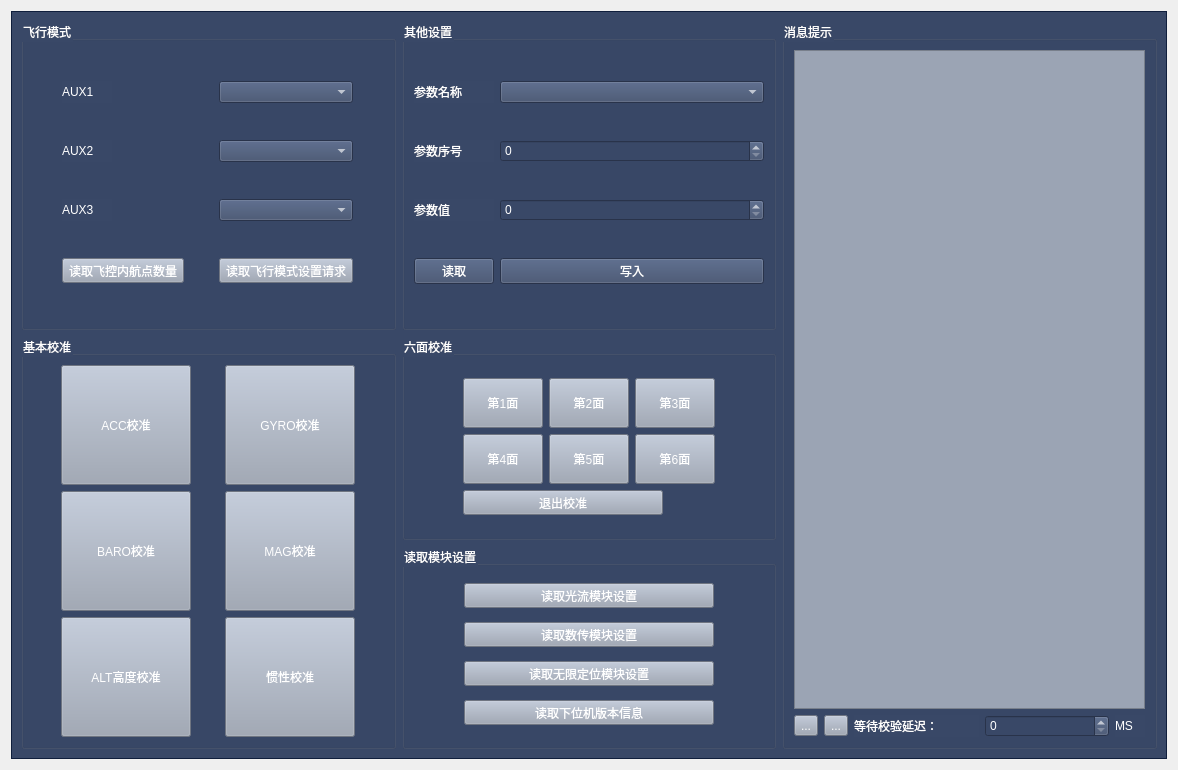
<?xml version="1.0" encoding="UTF-8"?>
<ui version="4.0">
 <class>DataCalibration</class>
 <widget class="QWidget" name="DataCalibration">
  <property name="geometry">
   <rect>
    <x>0</x>
    <y>0</y>
    <width>1178</width>
    <height>770</height>
   </rect>
  </property>
  <property name="windowTitle">
   <string>Form</string>
  </property>
  <layout class="QGridLayout" name="gridLayout">
   <item row="0" column="0">
    <widget class="QScrollArea" name="scrollArea">
     <property name="styleSheet">
      <string notr="true">background-color:#14274E;</string>
     </property>
     <property name="widgetResizable">
      <bool>true</bool>
     </property>
     <widget class="QWidget" name="scrollAreaWidgetContents">
      <property name="geometry">
       <rect>
        <x>0</x>
        <y>0</y>
        <width>1154</width>
        <height>746</height>
       </rect>
      </property>
      <property name="styleSheet">
       <string notr="true">background-color:#394867;</string>
      </property>
      <layout class="QGridLayout" name="gridLayout_7">
       <item row="3" column="1">
        <widget class="QGroupBox" name="groupBox_3">
         <property name="styleSheet">
          <string notr="true">font: 10pt &quot;微软雅黑&quot;;
color: white;</string>
         </property>
         <property name="title">
          <string>读取模块设置</string>
         </property>
         <layout class="QGridLayout" name="gridLayout_4">
          <item row="5" column="0">
           <widget class="QToolButton" name="tbtn_readVersionSet">
            <property name="minimumSize">
             <size>
              <width>250</width>
              <height>0</height>
             </size>
            </property>
            <property name="styleSheet">
             <string notr="true">background-color:#9BA4B4;</string>
            </property>
            <property name="text">
             <string>读取下位机版本信息</string>
            </property>
           </widget>
          </item>
          <item row="4" column="0">
           <widget class="QToolButton" name="tbtn_readPositionSet">
            <property name="minimumSize">
             <size>
              <width>250</width>
              <height>0</height>
             </size>
            </property>
            <property name="styleSheet">
             <string notr="true">background-color:#9BA4B4;</string>
            </property>
            <property name="text">
             <string>读取无限定位模块设置</string>
            </property>
           </widget>
          </item>
          <item row="0" column="0">
           <widget class="QToolButton" name="tbtn_readFlowSet">
            <property name="minimumSize">
             <size>
              <width>250</width>
              <height>0</height>
             </size>
            </property>
            <property name="styleSheet">
             <string notr="true">background-color:#9BA4B4;</string>
            </property>
            <property name="text">
             <string>读取光流模块设置</string>
            </property>
           </widget>
          </item>
          <item row="1" column="0">
           <widget class="QToolButton" name="tbtn_readDigitSet">
            <property name="minimumSize">
             <size>
              <width>250</width>
              <height>0</height>
             </size>
            </property>
            <property name="styleSheet">
             <string notr="true">background-color:#9BA4B4;</string>
            </property>
            <property name="text">
             <string>读取数传模块设置</string>
            </property>
           </widget>
          </item>
         </layout>
        </widget>
       </item>
       <item row="0" column="3" rowspan="4">
        <widget class="QGroupBox" name="groupBox_4">
         <property name="styleSheet">
          <string notr="true">font: 10pt &quot;微软雅黑&quot;;
color: white;</string>
         </property>
         <property name="title">
          <string>消息提示</string>
         </property>
         <layout class="QGridLayout" name="gridLayout_5">
          <item row="2" column="1">
           <widget class="QToolButton" name="tbtn_help">
            <property name="styleSheet">
             <string notr="true">background-color:#9BA4B4;</string>
            </property>
            <property name="text">
             <string>...</string>
            </property>
            <property name="icon">
             <iconset resource="res.qrc">
              <normaloff>:/img/imgs/help.png</normaloff>:/img/imgs/help.png</iconset>
            </property>
           </widget>
          </item>
          <item row="2" column="2">
           <widget class="QLabel" name="label_7">
            <property name="text">
             <string>等待校验延迟：</string>
            </property>
           </widget>
          </item>
          <item row="2" column="3">
           <widget class="QSpinBox" name="sb_delay"/>
          </item>
          <item row="2" column="0">
           <widget class="QToolButton" name="tbtn_clear">
            <property name="styleSheet">
             <string notr="true">background-color:#9BA4B4;</string>
            </property>
            <property name="text">
             <string>...</string>
            </property>
            <property name="icon">
             <iconset resource="res.qrc">
              <normaloff>:/img/imgs/clear.png</normaloff>:/img/imgs/clear.png</iconset>
            </property>
           </widget>
          </item>
          <item row="2" column="4">
           <widget class="QLabel" name="label_8">
            <property name="maximumSize">
             <size>
              <width>30</width>
              <height>16777215</height>
             </size>
            </property>
            <property name="text">
             <string>MS</string>
            </property>
           </widget>
          </item>
          <item row="0" column="0" colspan="5">
           <widget class="QTextBrowser" name="tb_msg">
            <property name="styleSheet">
             <string notr="true">background-color:#9BA4B4;
font: 8pt &quot;微软雅黑&quot;;</string>
            </property>
           </widget>
          </item>
         </layout>
        </widget>
       </item>
       <item row="2" column="1">
        <widget class="QGroupBox" name="groupBox">
         <property name="styleSheet">
          <string notr="true">font: 10pt &quot;微软雅黑&quot;;
color: white;</string>
         </property>
         <property name="title">
          <string>六面校准</string>
         </property>
         <layout class="QGridLayout" name="gridLayout_9">
          <item row="0" column="0">
           <layout class="QGridLayout" name="gridLayout_2">
            <item row="1" column="0">
             <widget class="QToolButton" name="tbtn_face04">
              <property name="minimumSize">
               <size>
                <width>80</width>
                <height>50</height>
               </size>
              </property>
              <property name="styleSheet">
               <string notr="true">background-color:#9BA4B4;</string>
              </property>
              <property name="text">
               <string>第4面</string>
              </property>
             </widget>
            </item>
            <item row="0" column="0">
             <widget class="QToolButton" name="tbtn_face01">
              <property name="minimumSize">
               <size>
                <width>80</width>
                <height>50</height>
               </size>
              </property>
              <property name="styleSheet">
               <string notr="true">background-color:#9BA4B4;</string>
              </property>
              <property name="text">
               <string>第1面</string>
              </property>
             </widget>
            </item>
            <item row="0" column="1">
             <widget class="QToolButton" name="tbtn_face02">
              <property name="minimumSize">
               <size>
                <width>80</width>
                <height>50</height>
               </size>
              </property>
              <property name="styleSheet">
               <string notr="true">background-color:#9BA4B4;</string>
              </property>
              <property name="text">
               <string>第2面</string>
              </property>
             </widget>
            </item>
            <item row="1" column="1">
             <widget class="QToolButton" name="tbtn_face05">
              <property name="minimumSize">
               <size>
                <width>80</width>
                <height>50</height>
               </size>
              </property>
              <property name="styleSheet">
               <string notr="true">background-color:#9BA4B4;</string>
              </property>
              <property name="text">
               <string>第5面</string>
              </property>
             </widget>
            </item>
            <item row="0" column="2">
             <widget class="QToolButton" name="tbtn_face03">
              <property name="minimumSize">
               <size>
                <width>80</width>
                <height>50</height>
               </size>
              </property>
              <property name="styleSheet">
               <string notr="true">background-color:#9BA4B4;</string>
              </property>
              <property name="text">
               <string>第3面</string>
              </property>
             </widget>
            </item>
            <item row="1" column="2">
             <widget class="QToolButton" name="tbtn_face06">
              <property name="minimumSize">
               <size>
                <width>80</width>
                <height>50</height>
               </size>
              </property>
              <property name="styleSheet">
               <string notr="true">background-color:#9BA4B4;</string>
              </property>
              <property name="text">
               <string>第6面</string>
              </property>
             </widget>
            </item>
            <item row="2" column="0" colspan="3">
             <widget class="QToolButton" name="tbtn_faceExit">
              <property name="minimumSize">
               <size>
                <width>200</width>
                <height>0</height>
               </size>
              </property>
              <property name="styleSheet">
               <string notr="true">background-color:#9BA4B4;</string>
              </property>
              <property name="text">
               <string>退出校准</string>
              </property>
              <property name="icon">
               <iconset resource="res.qrc">
                <normaloff>:/img/imgs/exit.png</normaloff>:/img/imgs/exit.png</iconset>
              </property>
              <property name="toolButtonStyle">
               <enum>Qt::ToolButtonTextBesideIcon</enum>
              </property>
             </widget>
            </item>
           </layout>
          </item>
         </layout>
        </widget>
       </item>
       <item row="2" column="0" rowspan="2">
        <widget class="QGroupBox" name="groupBox_2">
         <property name="styleSheet">
          <string notr="true">font: 10pt &quot;微软雅黑&quot;;
color: white;</string>
         </property>
         <property name="title">
          <string>基本校准</string>
         </property>
         <layout class="QGridLayout" name="gridLayout_3">
          <item row="3" column="0">
           <widget class="QToolButton" name="tbtn_alt">
            <property name="minimumSize">
             <size>
              <width>130</width>
              <height>120</height>
             </size>
            </property>
            <property name="styleSheet">
             <string notr="true">background-color:#9BA4B4;</string>
            </property>
            <property name="text">
             <string>ALT高度校准</string>
            </property>
            <property name="icon">
             <iconset resource="res.qrc">
              <normaloff>:/img/imgs/alt.png</normaloff>:/img/imgs/alt.png</iconset>
            </property>
            <property name="iconSize">
             <size>
              <width>80</width>
              <height>80</height>
             </size>
            </property>
            <property name="toolButtonStyle">
             <enum>Qt::ToolButtonTextUnderIcon</enum>
            </property>
           </widget>
          </item>
          <item row="3" column="1">
           <widget class="QToolButton" name="tbtn_inertia">
            <property name="minimumSize">
             <size>
              <width>130</width>
              <height>120</height>
             </size>
            </property>
            <property name="styleSheet">
             <string notr="true">background-color:#9BA4B4;</string>
            </property>
            <property name="text">
             <string>惯性校准</string>
            </property>
            <property name="icon">
             <iconset resource="res.qrc">
              <normaloff>:/img/imgs/inertia.png</normaloff>:/img/imgs/inertia.png</iconset>
            </property>
            <property name="iconSize">
             <size>
              <width>80</width>
              <height>80</height>
             </size>
            </property>
            <property name="toolButtonStyle">
             <enum>Qt::ToolButtonTextUnderIcon</enum>
            </property>
           </widget>
          </item>
          <item row="0" column="0">
           <widget class="QToolButton" name="tbtn_acc">
            <property name="minimumSize">
             <size>
              <width>130</width>
              <height>120</height>
             </size>
            </property>
            <property name="styleSheet">
             <string notr="true">background-color:#9BA4B4;</string>
            </property>
            <property name="text">
             <string>ACC校准</string>
            </property>
            <property name="icon">
             <iconset resource="res.qrc">
              <normaloff>:/img/imgs/acc.png</normaloff>:/img/imgs/acc.png</iconset>
            </property>
            <property name="iconSize">
             <size>
              <width>80</width>
              <height>80</height>
             </size>
            </property>
            <property name="popupMode">
             <enum>QToolButton::DelayedPopup</enum>
            </property>
            <property name="toolButtonStyle">
             <enum>Qt::ToolButtonTextUnderIcon</enum>
            </property>
           </widget>
          </item>
          <item row="1" column="1">
           <widget class="QToolButton" name="tbtn_mag">
            <property name="minimumSize">
             <size>
              <width>130</width>
              <height>120</height>
             </size>
            </property>
            <property name="styleSheet">
             <string notr="true">background-color:#9BA4B4;</string>
            </property>
            <property name="text">
             <string>MAG校准</string>
            </property>
            <property name="icon">
             <iconset resource="res.qrc">
              <normaloff>:/img/imgs/mag.png</normaloff>:/img/imgs/mag.png</iconset>
            </property>
            <property name="iconSize">
             <size>
              <width>80</width>
              <height>80</height>
             </size>
            </property>
            <property name="toolButtonStyle">
             <enum>Qt::ToolButtonTextUnderIcon</enum>
            </property>
           </widget>
          </item>
          <item row="1" column="0">
           <widget class="QToolButton" name="tbtn_baro">
            <property name="minimumSize">
             <size>
              <width>130</width>
              <height>120</height>
             </size>
            </property>
            <property name="styleSheet">
             <string notr="true">background-color:#9BA4B4;</string>
            </property>
            <property name="text">
             <string>BARO校准</string>
            </property>
            <property name="icon">
             <iconset resource="res.qrc">
              <normaloff>:/img/imgs/baro.png</normaloff>:/img/imgs/baro.png</iconset>
            </property>
            <property name="iconSize">
             <size>
              <width>80</width>
              <height>80</height>
             </size>
            </property>
            <property name="toolButtonStyle">
             <enum>Qt::ToolButtonTextUnderIcon</enum>
            </property>
           </widget>
          </item>
          <item row="0" column="1">
           <widget class="QToolButton" name="tbtn_gyro">
            <property name="minimumSize">
             <size>
              <width>130</width>
              <height>120</height>
             </size>
            </property>
            <property name="styleSheet">
             <string notr="true">background-color:#9BA4B4;</string>
            </property>
            <property name="text">
             <string>GYRO校准</string>
            </property>
            <property name="icon">
             <iconset resource="res.qrc">
              <normaloff>:/img/imgs/gyro.png</normaloff>:/img/imgs/gyro.png</iconset>
            </property>
            <property name="iconSize">
             <size>
              <width>80</width>
              <height>80</height>
             </size>
            </property>
            <property name="toolButtonStyle">
             <enum>Qt::ToolButtonTextUnderIcon</enum>
            </property>
           </widget>
          </item>
         </layout>
        </widget>
       </item>
       <item row="0" column="0" rowspan="2">
        <widget class="QGroupBox" name="groupBox_5">
         <property name="styleSheet">
          <string notr="true">font: 10pt &quot;微软雅黑&quot;;
color: white;</string>
         </property>
         <property name="title">
          <string>飞行模式</string>
         </property>
         <layout class="QGridLayout" name="gridLayout_6">
          <item row="2" column="0">
           <widget class="QLabel" name="label_3">
            <property name="maximumSize">
             <size>
              <width>50</width>
              <height>16777215</height>
             </size>
            </property>
            <property name="text">
             <string>AUX3</string>
            </property>
           </widget>
          </item>
          <item row="2" column="1">
           <widget class="QComboBox" name="comboBox_3"/>
          </item>
          <item row="1" column="0">
           <widget class="QLabel" name="label_2">
            <property name="maximumSize">
             <size>
              <width>50</width>
              <height>16777215</height>
             </size>
            </property>
            <property name="text">
             <string>AUX2</string>
            </property>
           </widget>
          </item>
          <item row="0" column="1">
           <widget class="QComboBox" name="comboBox"/>
          </item>
          <item row="0" column="0">
           <widget class="QLabel" name="label">
            <property name="maximumSize">
             <size>
              <width>50</width>
              <height>16777215</height>
             </size>
            </property>
            <property name="text">
             <string>AUX1</string>
            </property>
           </widget>
          </item>
          <item row="1" column="1">
           <widget class="QComboBox" name="comboBox_2"/>
          </item>
          <item row="3" column="1">
           <widget class="QToolButton" name="toolButton_14">
            <property name="minimumSize">
             <size>
              <width>50</width>
              <height>0</height>
             </size>
            </property>
            <property name="styleSheet">
             <string notr="true">background-color:#9BA4B4;</string>
            </property>
            <property name="text">
             <string>读取飞行模式设置请求</string>
            </property>
           </widget>
          </item>
          <item row="3" column="0">
           <widget class="QToolButton" name="toolButton_16">
            <property name="minimumSize">
             <size>
              <width>50</width>
              <height>0</height>
             </size>
            </property>
            <property name="styleSheet">
             <string notr="true">background-color:#9BA4B4;</string>
            </property>
            <property name="text">
             <string>读取飞控内航点数量</string>
            </property>
           </widget>
          </item>
         </layout>
        </widget>
       </item>
       <item row="0" column="1" rowspan="2">
        <widget class="QGroupBox" name="groupBox_6">
         <property name="styleSheet">
          <string notr="true">font: 10pt &quot;微软雅黑&quot;;
color: white;</string>
         </property>
         <property name="title">
          <string>其他设置</string>
         </property>
         <layout class="QGridLayout" name="gridLayout_8">
          <item row="1" column="1">
           <widget class="QSpinBox" name="spinBox_2"/>
          </item>
          <item row="0" column="0">
           <widget class="QLabel" name="label_4">
            <property name="maximumSize">
             <size>
              <width>80</width>
              <height>16777215</height>
             </size>
            </property>
            <property name="text">
             <string>参数名称</string>
            </property>
           </widget>
          </item>
          <item row="1" column="0">
           <widget class="QLabel" name="label_5">
            <property name="maximumSize">
             <size>
              <width>80</width>
              <height>16777215</height>
             </size>
            </property>
            <property name="text">
             <string>参数序号</string>
            </property>
           </widget>
          </item>
          <item row="2" column="1">
           <widget class="QSpinBox" name="spinBox_3"/>
          </item>
          <item row="2" column="0">
           <widget class="QLabel" name="label_6">
            <property name="maximumSize">
             <size>
              <width>80</width>
              <height>16777215</height>
             </size>
            </property>
            <property name="text">
             <string>参数值</string>
            </property>
           </widget>
          </item>
          <item row="3" column="0">
           <widget class="QPushButton" name="pushButton">
            <property name="minimumSize">
             <size>
              <width>50</width>
              <height>0</height>
             </size>
            </property>
            <property name="text">
             <string>读取</string>
            </property>
           </widget>
          </item>
          <item row="3" column="1">
           <widget class="QPushButton" name="pushButton_2">
            <property name="minimumSize">
             <size>
              <width>50</width>
              <height>0</height>
             </size>
            </property>
            <property name="text">
             <string>写入</string>
            </property>
           </widget>
          </item>
          <item row="0" column="1">
           <widget class="QComboBox" name="comboBox_4"/>
          </item>
         </layout>
        </widget>
       </item>
      </layout>
     </widget>
    </widget>
   </item>
  </layout>
 </widget>
 <resources>
  <include location="res.qrc"/>
 </resources>
 <connections/>
</ui>
